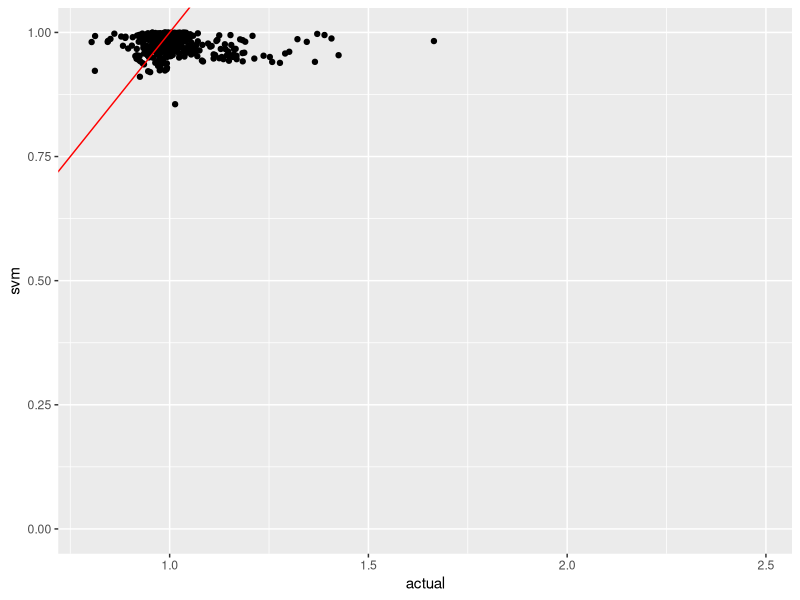

The R script that drew this image:
## ---- chunk 1
knitr::opts_chunk$set(echo = TRUE)
library(tidyverse)
library(ggplot2)
library(e1071)
## ---- chunk 2
train = read_csv("../data/merged_final_2016.csv")
test = read_csv("../data/merged_final_2020.csv")
train = train[complete.cases(train),]
x_train = train[c(2:(length(train)-2))]
y_train = train[length(train)-1]
colnames(y_train) = 'actual'

test = test[complete.cases(test),]
x_test = test[c(2:(length(test)-2))]
y_test = test[length(test)-1]
colnames(y_test) = 'actual'

x_train = scale(x_train)
x_test = scale(x_test)
# col_means = apply(x_train, 2, mean)
# col_sds = apply(x_train, 2, sd)

# x_train = sweep(x_train, 2, col_means, FUN = "-")
# x_train = sweep(x_train, 2, col_sds, FUN = "/")
# x_test = sweep(x_test, 2, col_means, FUN = "-")
# x_test = sweep(x_test, 2, col_sds, FUN = "/")
## ---- chunk 3
# Set up data as dataframe for MLR
x_train_mlr <- x_train %>% data.frame() %>% bind_cols(y_train)
x_test_mlr <- x_test %>% data.frame() %>% bind_cols(y_test)
# Fit model with backwards selected variables
covs <- names(x_train)[-length(names(x_train))]
covs <- paste0(covs, collapse = " + ")

mlr_model <- lm(actual ~ popestimate + race_white + race_black + 
    race_hispanic + race_aac + age_0_to_19_years + age_20_to_39_years + 
    age_40_to_59_years + nonprofit + nondurable_goods + raw_gdp + 
    gdp_change + unemployment + dem_poll_median + dem_poll_sd + 
    rep_poll_mean + rep_poll_median + rep_poll_sd + consistency_dem, data = x_train_mlr)

y_test$mlr = predict(mlr_model, x_test_mlr)
## ---- chunk 4
svm_model = svm(x=x_train, y=y_train)
y_test$svm = predict(svm_model, x_test)
## ---- chunk 5

## ---- chunk 6
# will correct aspect ratio
ggplot(y_test, aes(x=actual)) + geom_point(aes(y=svm)) + geom_abline(slope=1, intercept = 0, color='red') +ylim(c(0,1))
